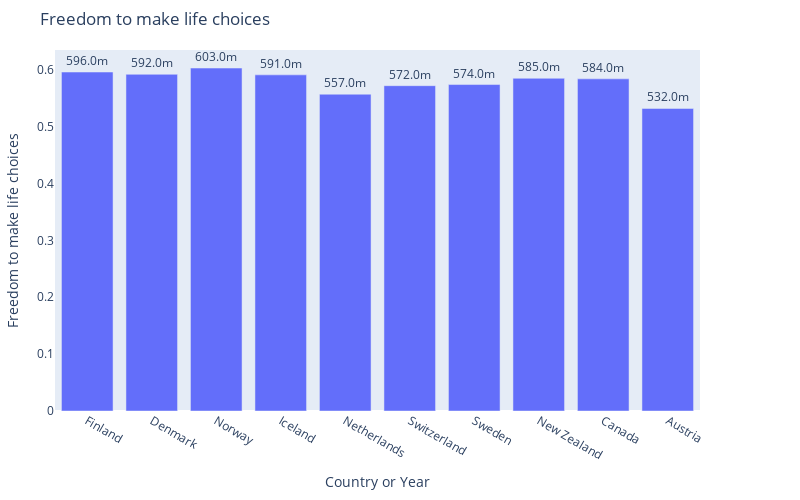

Notebook cell for this chart:
### Code cell
utils.plot_bar_chart(wh_df_2019.head(10), 'Country or region', "Freedom to make life choices")

### Figure 1 — Plotly figure (JSON) as saved in the notebook; plotly's stock layout.template omitted (floating-point values rounded to 4 significant figures)
{"data": [{"alignmentgroup": "True", "hovertemplate": "Country or Year=%{x}<br>Freedom to make life choices=%{text}<extra></extra>", "legendgroup": "", "marker": {"color": "#636efa", "pattern": {"shape": ""}}, "name": "", "offsetgroup": "", "orientation": "v", "showlegend": false, "text": [0.596, 0.592, 0.603, 0.591, 0.557, 0.572, 0.574, 0.585, 0.584, 0.532], "textposition": "outside", "texttemplate": "%{text:.4s}", "type": "bar", "x": ["Finland", "Denmark", "Norway", "Iceland", "Netherlands", "Switzerland", "Sweden", "New Zealand", "Canada", "Austria"], "xaxis": "x", "y": [0.596, 0.592, 0.603, 0.591, 0.557, 0.572, 0.574, 0.585, 0.584, 0.532], "yaxis": "y"}], "layout": {"barmode": "relative", "height": 500, "legend": {"tracegroupgap": 0}, "margin": {"b": 50, "l": 50, "r": 100, "t": 50}, "title": {"text": "Freedom to make life choices"}, "width": 800, "xaxis": {"anchor": "y", "domain": [0, 1], "title": {"text": "Country or Year"}}, "yaxis": {"anchor": "x", "categoryorder": "total ascending", "domain": [0, 1], "showgrid": false, "showline": false, "showticklabels": true, "title": {"text": "Freedom to make life choices"}}}}
